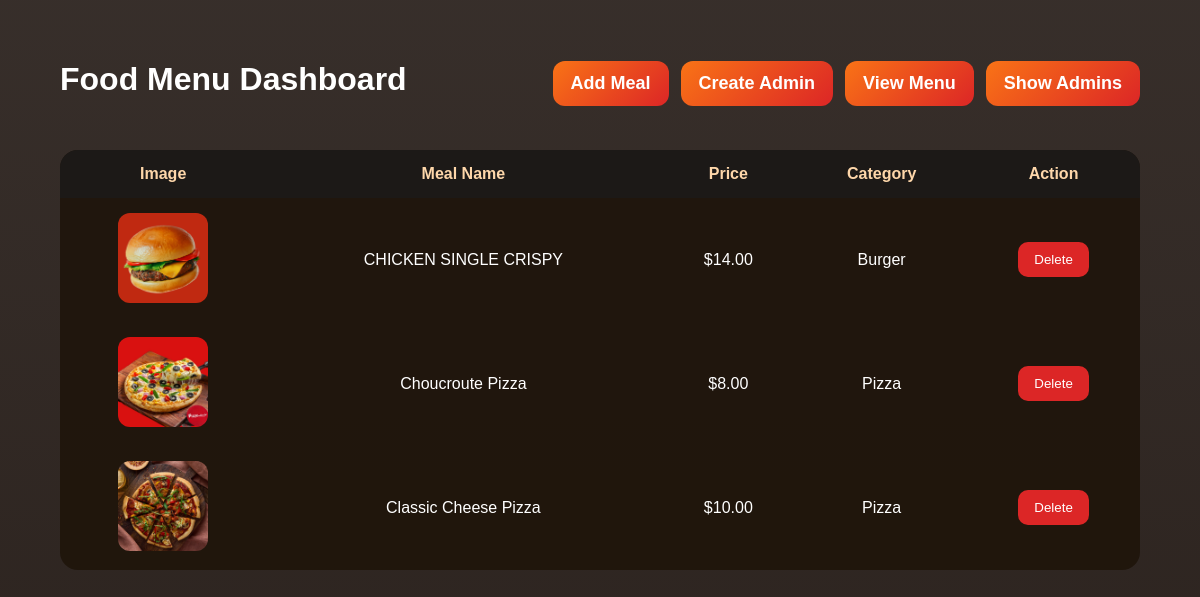
The app's page /admin_dashboard.php (signed in) with its own data.
### tables this page shows
CREATE TABLE `meals` (
  `id` int(11) NOT NULL,
  `meal_name` varchar(100) NOT NULL,
  `price` decimal(10,2) NOT NULL,
  `description` text DEFAULT NULL,
  `category` varchar(50) DEFAULT NULL,
  `image` varchar(255) DEFAULT NULL,
  `created_at` timestamp NOT NULL DEFAULT current_timestamp()
);

### admin_dashboard.php (the view, shortened to what this page needs)
<?php
include "db.php";
$sql = "select * from meals order by id desc";
$result = mysqli_query($conn, $sql);
?>
<!DOCTYPE html>
<html>
<head>
    <link rel="stylesheet" href="style.css">
</head>
<body>
<div class="dashboard">
    <div class="top-bar">
        <h1>Food Menu Dashboard</h1>
        <div class="top-buttons">
            <a href="add_meal.php">
                <button class="btn small-btn">Add Meal</button>
            </a>
            <a href="create_admin.php">
                <button class="btn small-btn">Create Admin</button>
            </a>
            <a href="menu.php">
                <button class="btn small-btn">View Menu</button>
            </a>
            <a href="show_admins.php">
    <button class="btn small-btn">Show Admins</button>
</a>
        </div>
    </div>
    <table class="meals-table">
        <tr>
            <th>Image</th>
            <th>Meal Name</th>
            <th>Price</th>
            <th>Category</th>
            <th>Action</th>
        </tr>
        <?php while($row = mysqli_fetch_assoc($result)) { ?>
        <tr>
            <td>
                <img src="<?php echo $row['image']; ?>">
            </td>
            <td><?php echo $row['meal_name']; ?></td>
            <td>$<?php echo $row['price']; ?></td>
            <td><?php echo $row['category']; ?></td>
            <td>
                <a href="delete_meal.php?id=<?php echo $row['id']; ?>" onclick="return confirm('Delete this meal?');">
                    <button class="delete-btn">Delete</button>
                </a>
            </td>
        </tr>
        <?php } ?>
    </table>
</div>
</body>
</html>

### style.css (style rules this page uses)
* { box-sizing:border-box; }
body { margin:0; font-family:Arial, sans-serif; min-height:100vh; color:white; background: linear-gradient(rgba(20,10,5,0.85), rgba(20,10,5,0.9)), url("https://images.unsplash.com/photo-1504674900247-0877df9cc836?auto=format&fit=crop&w=1600&q=80"); background-size:cover; background-position:center; }
.btn { width:100%; padding:15px; margin-top:8px; border:none; border-radius:12px; background:linear-gradient(135deg,#f97316,#dc2626); color:white; font-size:18px; font-weight:bold; cursor:pointer; transition:0.3s; }
.dashboard { width:90%; margin:40px auto; }
.top-bar { display:flex; justify-content:space-between; align-items:center; margin-bottom:30px; }
.top-buttons { display:flex; gap:12px; }
.small-btn { width:auto; padding:12px 18px; }
.meals-table { width:100%; border-collapse:collapse; background:rgba(30,20,10,0.9); border-radius:18px; overflow:hidden; }
.meals-table th, .meals-table td { padding:15px; text-align:center; }
.meals-table th { background:#1c1917; color:#fed7aa; }
.meals-table img { width:90px; height:90px; object-fit:cover; border-radius:12px; }
.delete-btn { padding:10px 16px; border:none; border-radius:10px; background:#dc2626; color:white; cursor:pointer; }

### records on screen
meals: image (picture), meal_name "CHICKEN SINGLE CRISPY", price "14.00", category "Burger"
meals: image (picture), meal_name "Choucroute Pizza", price "8.00", category "Pizza"
meals: image (picture), meal_name "Classic Cheese Pizza", price "10.00", category "Pizza"
